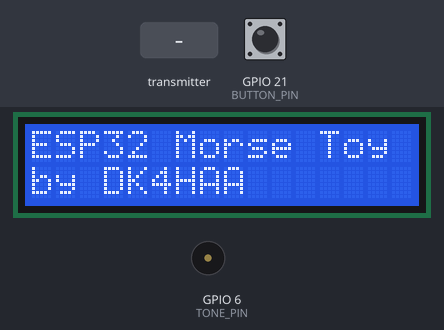
The sketch below on a simulated ESP32-C3. Parts: 16×2 character LCD, buzzer (waves = sounding). The inputs (shaded band) are chosen by the test bench; at power-on: GPIO 21 (BUTTON_PIN) HIGH. What the sketch prints to the serial monitor is not drawn.

Above: at 0.1 s.
3.4 s: GPIO 21 (BUTTON_PIN) pulled LOW for 0.15 s
At 4.9 s:
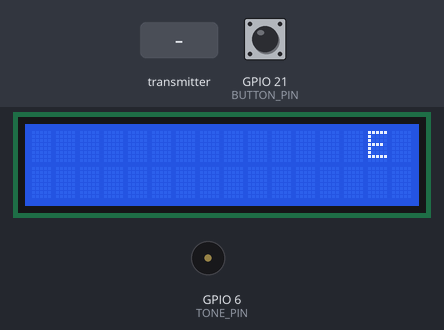
5.9 s: the transmitter starts sending msg = E
At 6.6 s:
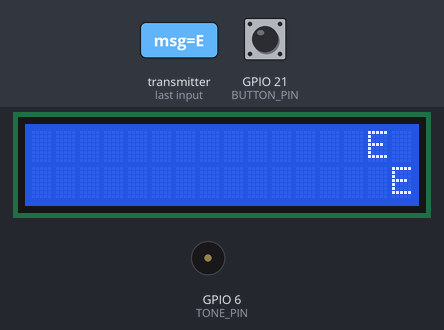
8.9 s: GPIO 21 (BUTTON_PIN) pulled LOW for 1 s
At 10.8 s:
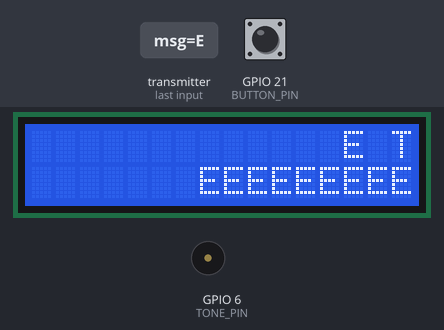
11.8 s: GPIO 21 (BUTTON_PIN) pulled LOW for 3.2 s
At 16.4 s:
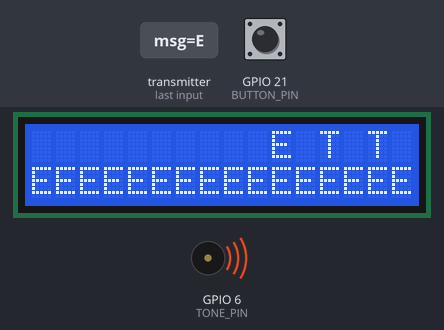
16.5 s: GPIO 21 (BUTTON_PIN) pulled LOW for 0.15 s
At 18.0 s:
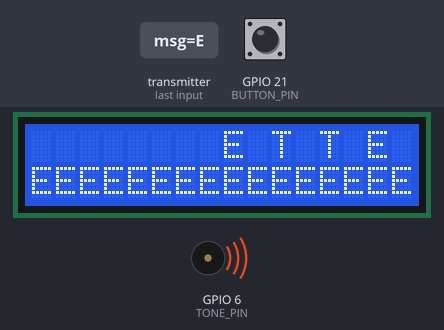
19.2 s: GPIO 21 (BUTTON_PIN) pulled LOW for 0.15 s
At 21.4 s:
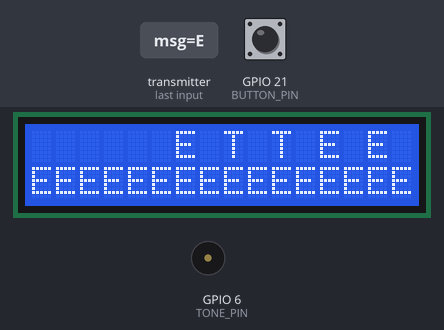
Timing chart, 0 to 22.9 s (numbered marks = the images above; inputs shaded):
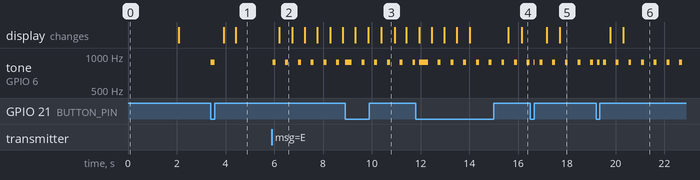

The sketch:

esp32morse.ino
```cpp
// (licence header left out)
#include "esp_now.h"
#include "WiFi.h"

#include <Wire.h>
#include <LiquidCrystal_I2C.h>
LiquidCrystal_I2C lcd(0x27, 16, 2);

#define BUTTON_PIN 21
#define BUTTON_PIN_ARTIFICIAL_GND 20
#define TONE_PIN 6
#define TONE_PIN_ARTIFICIAL_GND 5

#define TONE_HZ 880
#define DOT_LENGTH_MS 120

#define ASCII_START 0x2E

unsigned long start_t, end_t;
String symbolBuffer = "";
String decodedText = "                ";
String rxText = "                ";

uint8_t broadcastAddress[] = { 0xFF, 0xFF, 0xFF, 0xFF, 0xFF, 0xFF };  //All stations broadcast address

// Structure to send/receive data
typedef struct struct_message {
  char msg[32];
  int ttl; // future use
  int tone_ms; // future use
} struct_message;

// Create a struct_message for rx and tx data
struct_message rxData;
struct_message txData;

esp_now_peer_info_t peerInfo;

static char cw_letters[][7] = {".-.-.-", "-..-.",                      // ./
                              "-----", ".----", "..---", "...--",      // 0123
                              "....-", ".....", "-....", "--...",      // 4567
                              "---..", "----.", "---...", "-.-.-.",    // 89:;
                              "", "-...-", "",                         // <=>
                              "..--..", ".--.-.",                      // ?@
                              ".-", "-...", "-.-.", "-..", ".",        // ABCDE
                              "..-.", "--.", "....", "..", ".---",     // FGHIJ
                              "-.-", ".-..", "--", "-.", "---",        // KLMNO
                              ".--.", "--.-", ".-.", "...", "-",       // PQRST
                              "..-", "...-", ".--", "-..-",            // UVWX
                              "-.--", "--..", "E"                      // YZ
                             };

void setup() {
  Serial.begin(115200);

  lcd.init();
  lcd.backlight();

  pinMode(BUTTON_PIN, INPUT_PULLUP);
  pinMode(BUTTON_PIN_ARTIFICIAL_GND, OUTPUT);

  pinMode(TONE_PIN, OUTPUT);
  pinMode(TONE_PIN_ARTIFICIAL_GND, OUTPUT);

  Serial.println(F("ESP32 Morse Toy"));
  Serial.println(F("by DK4HAA"));

  lcd.setCursor(0, 0);
  lcd.print("ESP32 Morse Toy");
  lcd.setCursor(0, 1);
  lcd.print("by DK4HAA");

  WiFi.mode(WIFI_STA);

  WiFi.setTxPower(WIFI_POWER_19_5dBm);

  // Init ESP-NOW
  if (esp_now_init() != ESP_OK) {
    Serial.println("Error initializing ESP-NOW");
    return;
  }

  // on data receive function
  esp_now_register_recv_cb(OnDataRecv);

  // on data send function
  esp_now_register_send_cb(OnDataSent);

  // Register peer
  memcpy(peerInfo.peer_addr, broadcastAddress, 6);
  peerInfo.channel = 0;
  peerInfo.encrypt = false;

  // Add peer
  if(esp_now_add_peer(&peerInfo) != ESP_OK) {
    Serial.println("Failed to add peer");
    return;
  }

  delay(2000);

  digitalWrite(BUTTON_PIN_ARTIFICIAL_GND, LOW);
  digitalWrite(TONE_PIN_ARTIFICIAL_GND, LOW);

  lcd.clear();

  updateDisplay();
}


void loop() {

  while(!morseKeyPressed()) { }     // wait until morse key is pressed
  tone(TONE_PIN, TONE_HZ);         // start tone
  start_t = millis();              // get start time
  while(morseKeyPressed()) { }      // wait until morse key is released
  noTone(TONE_PIN);                // turn off tone
  end_t = millis();                // get end time

  unsigned long duration = end_t - start_t;

  delay(50);
  if(duration < 20) {
    return;
  }

  char morseChar = charFromSignalDuration(duration);
  symbolBuffer += morseChar;

  // Wait to see if we're continuing on the same character (symbol buffer)
  while((millis() - end_t) < DOT_LENGTH_MS * 3) {
    if(morseKeyPressed()) {
      return;
    }
  }

  // Convert char
  int index = morseToCharacterIndex(symbolBuffer);

  symbolBuffer = "";

  if(index < 0) {
    return;
  }

  processChar(ASCII_START + index);

  // Wait to see if we're continuing on the same word
  // If we fall out of this loop, we'll append a space
  while((millis() - end_t) < DOT_LENGTH_MS * 7) {
    if(morseKeyPressed()) {
      return;
    }
  }

  // no char decoded for some time = send space
  processChar(32);
}

// callback when data is sent by ESPnow
void OnDataSent(const wifi_tx_info_t *tx_info, esp_now_send_status_t status) {
  //Serial.print("\r\nLast Packet Send Status:\t");
  //Serial.println(status == ESP_NOW_SEND_SUCCESS ? "Delivery Success" : "Delivery Fail");
}

// callback function that will be executed when data is received by ESPnow
void OnDataRecv(const esp_now_recv_info_t *esp_now_info, const uint8_t *incomingData, int len) {
  memcpy(&rxData, incomingData, sizeof(rxData));

  Serial.print("RX MSG: ");
  Serial.println(rxData.msg);

  // add received text to the display text and shift left
  rxText = rxText + rxData.msg;
  rxText.remove(0, strlen(rxData.msg));

  int i = characterToMorseIndex(rxData.msg[0]);
  if(i > 0) {
    Serial.print("CW: ");
    Serial.println(cw_letters[i]);

    morseToTone(cw_letters[i]);
  }

  // update display
  updateDisplay();
}

void updateDisplay() {
  lcd.setCursor(0, 0);
  lcd.print(decodedText);
  lcd.setCursor(0, 1);
  lcd.print(rxText);
}

void processChar(uint8_t code) {
  Serial.print("TX MSG: ");
  Serial.println(code, byte());

  txData.msg[0] = code;
  txData.ttl = 0;      // future use
  txData.tone_ms = 0;  // future use

  // Send message via ESPNow
  esp_err_t result = esp_now_send(broadcastAddress, (uint8_t *) &txData, sizeof(txData));

  // some debugging
  /*if(result == ESP_OK) {
    Serial.println("Sent with success");
  } else {
    Serial.println("Error sending the data");
  }*/

  decodedText = String(decodedText + char(code));
  decodedText.remove(0, 1);
  updateDisplay();
}

int morseToCharacterIndex(const String& morse) {
  int i = 0;
  while(String(cw_letters[i]) != "E") {
    if(String(cw_letters[i]) == morse) {
      return i;
    }
    i++;
  }
  return -1;
}

int characterToMorseIndex(const char c) {
  int i = (int)c - ASCII_START;
  return (i >= 0 && i < sizeof(cw_letters)/sizeof(cw_letters[0])) ? i : -1;
}

char charFromSignalDuration(unsigned long duration) {
  return (duration < DOT_LENGTH_MS * 1.5) ? '.' : '-';
}

bool morseKeyPressed() {
  return digitalRead(BUTTON_PIN) == LOW;
}

void morseToTone(const char* cw) {
  int i = 0;

  for(i = 0; i < strlen(cw); i++) {
    char c = cw[i];

    tone(TONE_PIN, TONE_HZ);

    if(c == '.') {
      delay(DOT_LENGTH_MS);
    } else {
      delay(DOT_LENGTH_MS * 3);
    }

    noTone(TONE_PIN);
    delay(DOT_LENGTH_MS);
  }
}
```

Measured:
- after the input at 3.4 s, tone on GPIO 6 (TONE_PIN): silent → 880 Hz at once, → silent 0.15 s later; the display: first changes after 0.52 s (image 1 shows a later state)
- after the input at 5.9 s, tone on GPIO 6 (TONE_PIN): alternates 880 Hz for 0.12 s and silent for 0.40 s, starting at once; the display: changes after 0.31 s (image 2)
- after the input at 8.9 s, the display: first differs from a run without the input after 1.5 s (image 3)
- after the input at 11.8 s, the display: first differs from a run without the input after 3.8 s (image 4 shows a later state)
- after the input at 16.5 s, the display: first changes after 0.67 s (image 5 shows a later state)
- after the input at 19.2 s, the display: first changes after 0.57 s (image 6 shows a later state)
- what the display in image 2 shows lasts 0.5 s, from 6.2 s to 6.7 s
